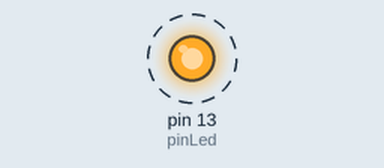
A sketch run on a simulated Arduino Uno, built with avr-gcc and run on an emulated ATmega328P. Parts: output pins drawn as LEDs (lit = HIGH). Dashed ring = blinking. What the sketch prints to the serial monitor is not drawn.

Above: at 0.5 s.
Timing chart, 0 to 4.6 s (numbered marks = the images above):
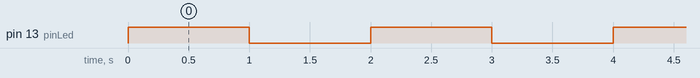

The sketch:

serial_and_pin.ino
```cpp
const int pinLed = 13;

void setup() {
  // put your setup code here, to run once:
  Serial.begin(9600);
  pinMode(pinLed, OUTPUT);
  Serial.println("Arduino siap dimulai");
}

void loop() {
  // put your main code here, to run repeatedly:
  digitalWrite(pinLed, HIGH);
  Serial.println("Lampu led menyala");
  delay(1000);

  digitalWrite(pinLed, LOW);
  Serial.println("Lampu led mati");
  delay(1000);
}
```

Measured:
- by itself, pin 13 (pinLed): alternates HIGH for 1.0 s and LOW for 1.0 s
